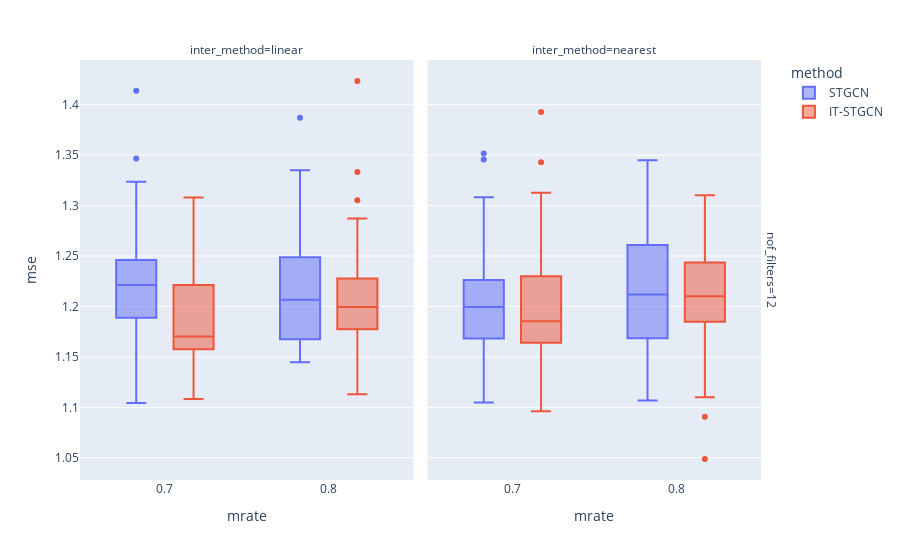

The code cell stored with this chart in its notebook:
### Markdown cell above
## Random

### Code cell
data.query("method!='GNAR' and mtype =='rand'").plot.box(backend='plotly',x='mrate',color='method',y='mse',facet_col='inter_method',facet_row='nof_filters',height=600)

### Figure 1 — Plotly figure (JSON) as saved in the notebook; plotly's stock layout.template omitted (floating-point values rounded to 4 significant figures)
{"data": [{"alignmentgroup": "True", "hovertemplate": "method=STGCN<br>nof_filters=12<br>inter_method=linear<br>mrate=%{x}<br>mse=%{y}<extra></extra>", "legendgroup": "STGCN", "marker": {"color": "#636efa"}, "name": "STGCN", "notched": false, "offsetgroup": "STGCN", "orientation": "v", "showlegend": true, "type": "box", "x": [0.7, 0.7, 0.7, 0.7, 0.7, 0.7, 0.7, 0.7, 0.7, 0.7, 0.7, 0.7, 0.7, 0.7, 0.7, 0.7, 0.7, 0.7, 0.7, 0.7, 0.7, 0.7, 0.7, 0.7, 0.7, 0.7, 0.7, 0.7, 0.7, 0.7, 0.8, 0.8, 0.8, 0.8, 0.8, 0.8, 0.8, 0.8, 0.8, 0.8, 0.8, 0.8, 0.8, 0.8, 0.8, 0.8, 0.8, 0.8, 0.8, 0.8, 0.8, 0.8, 0.8, 0.8, 0.8, 0.8, 0.8, 0.8, 0.8, 0.8], "x0": " ", "xaxis": "x", "y": [1.198, 1.199, 1.25, 1.24, 1.104, 1.135, 1.194, 1.201, 1.239, 1.182, 1.347, 1.246, 1.297, 1.324, 1.175, 1.225, 1.171, 1.291, 1.189, 1.188, 1.229, 1.24, 1.237, 1.414, 1.198, 1.174, 1.305, 1.189, 1.235, 1.218, 1.168, 1.185, 1.162, 1.276, 1.232, 1.303, 1.198, 1.176, 1.145, 1.333, 1.266, 1.178, 1.165, 1.24, 1.176, 1.147, 1.202, 1.161, 1.158, 1.387, 1.211, 1.225, 1.211, 1.335, 1.249, 1.227, 1.17, 1.161, 1.253, 1.211], "y0": " ", "yaxis": "y"}, {"alignmentgroup": "True", "hovertemplate": "method=STGCN<br>nof_filters=12<br>inter_method=nearest<br>mrate=%{x}<br>mse=%{y}<extra></extra>", "legendgroup": "STGCN", "marker": {"color": "#636efa"}, "name": "STGCN", "notched": false, "offsetgroup": "STGCN", "orientation": "v", "showlegend": false, "type": "box", "x": [0.7, 0.7, 0.7, 0.7, 0.7, 0.7, 0.7, 0.7, 0.7, 0.7, 0.7, 0.7, 0.7, 0.7, 0.7, 0.7, 0.7, 0.7, 0.7, 0.7, 0.7, 0.7, 0.7, 0.7, 0.7, 0.7, 0.7, 0.7, 0.7, 0.7, 0.8, 0.8, 0.8, 0.8, 0.8, 0.8, 0.8, 0.8, 0.8, 0.8, 0.8, 0.8, 0.8, 0.8, 0.8, 0.8, 0.8, 0.8, 0.8, 0.8, 0.8, 0.8, 0.8, 0.8, 0.8, 0.8, 0.8, 0.8, 0.8, 0.8], "x0": " ", "xaxis": "x2", "y": [1.124, 1.19, 1.172, 1.268, 1.352, 1.105, 1.182, 1.142, 1.209, 1.202, 1.202, 1.174, 1.201, 1.198, 1.293, 1.168, 1.225, 1.213, 1.308, 1.202, 1.18, 1.288, 1.269, 1.346, 1.226, 1.141, 1.149, 1.168, 1.146, 1.172, 1.213, 1.181, 1.345, 1.34, 1.146, 1.201, 1.222, 1.167, 1.243, 1.261, 1.107, 1.21, 1.166, 1.261, 1.153, 1.295, 1.146, 1.207, 1.285, 1.217, 1.277, 1.169, 1.187, 1.285, 1.182, 1.177, 1.152, 1.226, 1.233, 1.245], "y0": " ", "yaxis": "y2"}, {"alignmentgroup": "True", "hovertemplate": "method=IT-STGCN<br>nof_filters=12<br>inter_method=linear<br>mrate=%{x}<br>mse=%{y}<extra></extra>", "legendgroup": "IT-STGCN", "marker": {"color": "#EF553B"}, "name": "IT-STGCN", "notched": false, "offsetgroup": "IT-STGCN", "orientation": "v", "showlegend": true, "type": "box", "x": [0.7, 0.7, 0.7, 0.7, 0.7, 0.7, 0.7, 0.7, 0.7, 0.7, 0.7, 0.7, 0.7, 0.7, 0.7, 0.7, 0.7, 0.7, 0.7, 0.7, 0.7, 0.7, 0.7, 0.7, 0.7, 0.7, 0.7, 0.7, 0.7, 0.7, 0.8, 0.8, 0.8, 0.8, 0.8, 0.8, 0.8, 0.8, 0.8, 0.8, 0.8, 0.8, 0.8, 0.8, 0.8, 0.8, 0.8, 0.8, 0.8, 0.8, 0.8, 0.8, 0.8, 0.8, 0.8, 0.8, 0.8, 0.8, 0.8, 0.8], "x0": " ", "xaxis": "x", "y": [1.165, 1.221, 1.308, 1.212, 1.158, 1.134, 1.146, 1.161, 1.227, 1.169, 1.169, 1.149, 1.206, 1.142, 1.208, 1.171, 1.223, 1.227, 1.108, 1.304, 1.233, 1.138, 1.166, 1.177, 1.161, 1.148, 1.277, 1.178, 1.166, 1.192, 1.287, 1.187, 1.217, 1.228, 1.173, 1.138, 1.113, 1.192, 1.17, 1.208, 1.16, 1.211, 1.224, 1.206, 1.189, 1.305, 1.191, 1.138, 1.423, 1.186, 1.196, 1.177, 1.259, 1.333, 1.203, 1.189, 1.254, 1.114, 1.225, 1.257], "y0": " ", "yaxis": "y"}, {"alignmentgroup": "True", "hovertemplate": "method=IT-STGCN<br>nof_filters=12<br>inter_method=nearest<br>mrate=%{x}<br>mse=%{y}<extra></extra>", "legendgroup": "IT-STGCN", "marker": {"color": "#EF553B"}, "name": "IT-STGCN", "notched": false, "offsetgroup": "IT-STGCN", "orientation": "v", "showlegend": false, "type": "box", "x": [0.7, 0.7, 0.7, 0.7, 0.7, 0.7, 0.7, 0.7, 0.7, 0.7, 0.7, 0.7, 0.7, 0.7, 0.7, 0.7, 0.7, 0.7, 0.7, 0.7, 0.7, 0.7, 0.7, 0.7, 0.7, 0.7, 0.7, 0.7, 0.7, 0.7, 0.8, 0.8, 0.8, 0.8, 0.8, 0.8, 0.8, 0.8, 0.8, 0.8, 0.8, 0.8, 0.8, 0.8, 0.8, 0.8, 0.8, 0.8, 0.8, 0.8, 0.8, 0.8, 0.8, 0.8, 0.8, 0.8, 0.8, 0.8, 0.8, 0.8], "x0": " ", "xaxis": "x2", "y": [1.251, 1.182, 1.303, 1.154, 1.144, 1.182, 1.19, 1.343, 1.189, 1.182, 1.241, 1.253, 1.18, 1.23, 1.166, 1.096, 1.228, 1.166, 1.159, 1.203, 1.216, 1.393, 1.173, 1.161, 1.164, 1.197, 1.143, 1.313, 1.139, 1.219, 1.184, 1.209, 1.223, 1.211, 1.31, 1.201, 1.173, 1.209, 1.235, 1.194, 1.278, 1.2, 1.242, 1.091, 1.207, 1.211, 1.249, 1.299, 1.049, 1.185, 1.172, 1.216, 1.244, 1.196, 1.143, 1.252, 1.11, 1.217, 1.249, 1.263], "y0": " ", "yaxis": "y2"}], "layout": {"annotations": [{"font": {}, "showarrow": false, "text": "inter_method=linear", "x": 0.24, "xanchor": "center", "xref": "paper", "y": 1, "yanchor": "bottom", "yref": "paper"}, {"font": {}, "showarrow": false, "text": "inter_method=nearest", "x": 0.74, "xanchor": "center", "xref": "paper", "y": 1, "yanchor": "bottom", "yref": "paper"}, {"font": {}, "showarrow": false, "text": "nof_filters=12", "textangle": 90, "x": 0.98, "xanchor": "left", "xref": "paper", "y": 0.5, "yanchor": "middle", "yref": "paper"}], "autosize": true, "boxmode": "group", "legend": {"title": {"text": "method"}, "tracegroupgap": 0}, "margin": {"t": 60}, "xaxis": {"anchor": "y", "autorange": true, "domain": [0, 0.48], "range": [0.6492, 0.8508], "title": {"text": "mrate"}, "type": "linear"}, "xaxis2": {"anchor": "y2", "autorange": true, "domain": [0.5, 0.98], "matches": "x", "range": [0.6492, 0.8508], "title": {"text": "mrate"}, "type": "linear"}, "yaxis": {"anchor": "x", "autorange": true, "domain": [0, 1], "range": [1.028, 1.444], "title": {"text": "mse"}, "type": "linear"}, "yaxis2": {"anchor": "x2", "autorange": true, "domain": [0, 1], "matches": "y", "range": [1.028, 1.444], "showticklabels": false, "type": "linear"}}}
